Frame 1 (no input): blank canvas, image omitted
Frame 60 (no input): blank canvas, image omitted
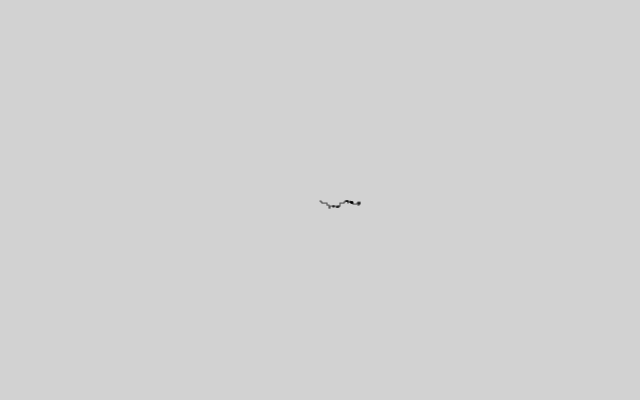
Frame 120 (the mouse pressed at the canvas centre since frame 60)

The p5.js sketch whose frames 1 and 60 were blank and that drew this single picture after the mouse press (run headless with seeded random() and noise() and a simulated clock; from frame 60 on, the mouse is pressed at the canvas centre):

// p5.js sketch
// ── sketch.js
/*
 *  Random walker with a tendency of walking right
 *  From Nature Of Code (natureofcode.com/vectors)
 *  Author: Michael Houmann
 * Made: 10/11 2026
 */

let walker;

function setup() {
  createCanvas(640, 400);
  background(210);

  walker = new Walker();
}

function draw() {
  walker.step();
  walker.show();
}

// ── walker.js
/**
 * Random walker with a tendency of moving right
 */

class Walker {
  constructor() {
    this.x = width / 2;
    this.y = height / 2;
  }

  step() {
    // get a random between 0 and 1
    const choice = random(1);
    // Use the random number to choose the direction
    if (choice < 0.5) {
      this.x++;
    } else if (choice < 0.66) {
      this.x--;
    } else if (choice < 0.82) {
      this.y++;
    } else {
      this.y--;
    }
  }

  show() {
    stroke(0);
    point(this.x, this.y);
  }
}
